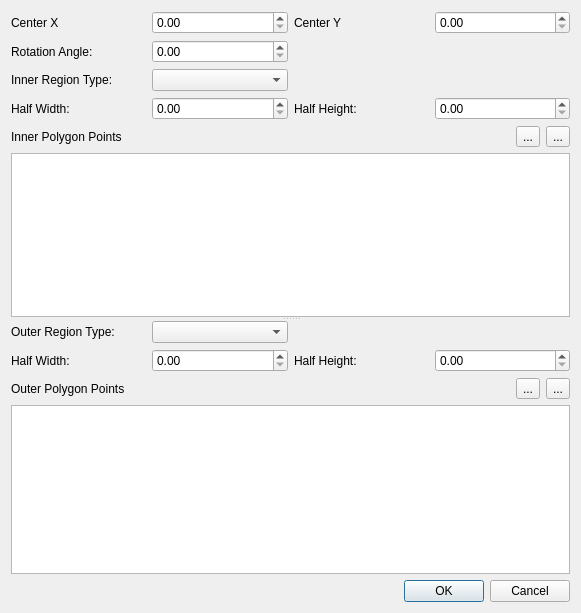
<?xml version="1.0" encoding="UTF-8"?>
<ui version="4.0">
 <class>QcepROIEditorDialog</class>
 <widget class="QDialog" name="QcepROIEditorDialog">
  <property name="geometry">
   <rect>
    <x>0</x>
    <y>0</y>
    <width>581</width>
    <height>613</height>
   </rect>
  </property>
  <property name="windowTitle">
   <string>Dialog</string>
  </property>
  <layout class="QGridLayout" name="gridLayout_3">
   <item row="2" column="0" colspan="4">
    <widget class="QSplitter" name="splitter">
     <property name="orientation">
      <enum>Qt::Vertical</enum>
     </property>
     <widget class="QWidget" name="layoutWidget">
      <layout class="QGridLayout" name="gridLayout_2">
       <item row="2" column="1">
        <widget class="QComboBox" name="m_InnerType"/>
       </item>
       <item row="3" column="2">
        <widget class="QLabel" name="m_InnerHeightLabel">
         <property name="text">
          <string>Half Height:</string>
         </property>
        </widget>
       </item>
       <item row="2" column="0">
        <widget class="QLabel" name="label_4">
         <property name="text">
          <string>Inner Region Type:</string>
         </property>
        </widget>
       </item>
       <item row="3" column="3">
        <widget class="QDoubleSpinBox" name="m_InnerHeight"/>
       </item>
       <item row="3" column="1">
        <widget class="QDoubleSpinBox" name="m_InnerWidth"/>
       </item>
       <item row="4" column="0" colspan="4">
        <layout class="QHBoxLayout" name="horizontalLayout">
         <item>
          <widget class="QLabel" name="m_InnerPolygonLabel">
           <property name="text">
            <string>Inner Polygon Points</string>
           </property>
          </widget>
         </item>
         <item>
          <spacer name="horizontalSpacer">
           <property name="orientation">
            <enum>Qt::Horizontal</enum>
           </property>
           <property name="sizeHint" stdset="0">
            <size>
             <width>208</width>
             <height>20</height>
            </size>
           </property>
          </spacer>
         </item>
         <item>
          <widget class="QToolButton" name="m_InnerAddPoint">
           <property name="toolTip">
            <string>Add polygon vertex</string>
           </property>
           <property name="text">
            <string>...</string>
           </property>
           <property name="icon">
            <iconset resource="qxrdresources.qrc">
             <normaloff>:/images/list-add.png</normaloff>:/images/list-add.png</iconset>
           </property>
          </widget>
         </item>
         <item>
          <widget class="QToolButton" name="m_InnerDelPoint">
           <property name="toolTip">
            <string>Delete polygon vertex</string>
           </property>
           <property name="text">
            <string>...</string>
           </property>
           <property name="icon">
            <iconset resource="qxrdresources.qrc">
             <normaloff>:/images/list-remove.png</normaloff>:/images/list-remove.png</iconset>
           </property>
          </widget>
         </item>
        </layout>
       </item>
       <item row="1" column="1">
        <widget class="QDoubleSpinBox" name="m_Rotation"/>
       </item>
       <item row="5" column="0" colspan="4">
        <widget class="QTableView" name="m_InnerPolygon"/>
       </item>
       <item row="3" column="0">
        <widget class="QLabel" name="m_InnerWidthLabel">
         <property name="text">
          <string>Half Width:</string>
         </property>
        </widget>
       </item>
       <item row="1" column="0">
        <widget class="QLabel" name="label_10">
         <property name="text">
          <string>Rotation Angle:</string>
         </property>
        </widget>
       </item>
       <item row="0" column="0">
        <widget class="QLabel" name="label">
         <property name="text">
          <string>Center X</string>
         </property>
        </widget>
       </item>
       <item row="0" column="1">
        <widget class="QDoubleSpinBox" name="m_CenterX"/>
       </item>
       <item row="0" column="2">
        <widget class="QLabel" name="label_2">
         <property name="text">
          <string>Center Y</string>
         </property>
        </widget>
       </item>
       <item row="0" column="3">
        <widget class="QDoubleSpinBox" name="m_CenterY"/>
       </item>
      </layout>
     </widget>
     <widget class="QWidget" name="layoutWidget1">
      <layout class="QGridLayout" name="gridLayout">
       <item row="1" column="1">
        <widget class="QDoubleSpinBox" name="m_OuterWidth"/>
       </item>
       <item row="1" column="3">
        <widget class="QDoubleSpinBox" name="m_OuterHeight"/>
       </item>
       <item row="0" column="0">
        <widget class="QLabel" name="label_5">
         <property name="text">
          <string>Outer Region Type:</string>
         </property>
        </widget>
       </item>
       <item row="1" column="0">
        <widget class="QLabel" name="m_OuterWidthLabel">
         <property name="text">
          <string>Half Width:</string>
         </property>
        </widget>
       </item>
       <item row="3" column="0" colspan="4">
        <widget class="QTableView" name="m_OuterPolygon"/>
       </item>
       <item row="0" column="1">
        <widget class="QComboBox" name="m_OuterType"/>
       </item>
       <item row="1" column="2">
        <widget class="QLabel" name="m_OuterHeightLabel">
         <property name="text">
          <string>Half Height:</string>
         </property>
        </widget>
       </item>
       <item row="2" column="0" colspan="4">
        <layout class="QHBoxLayout" name="horizontalLayout_2">
         <item>
          <widget class="QLabel" name="m_OuterPolygonLabel">
           <property name="text">
            <string>Outer Polygon Points</string>
           </property>
          </widget>
         </item>
         <item>
          <spacer name="horizontalSpacer_2">
           <property name="orientation">
            <enum>Qt::Horizontal</enum>
           </property>
           <property name="sizeHint" stdset="0">
            <size>
             <width>208</width>
             <height>20</height>
            </size>
           </property>
          </spacer>
         </item>
         <item>
          <widget class="QToolButton" name="m_OuterAddPoint">
           <property name="toolTip">
            <string>Add polygon vertex</string>
           </property>
           <property name="text">
            <string>...</string>
           </property>
           <property name="icon">
            <iconset resource="qxrdresources.qrc">
             <normaloff>:/images/list-add.png</normaloff>:/images/list-add.png</iconset>
           </property>
          </widget>
         </item>
         <item>
          <widget class="QToolButton" name="m_OuterDelPoint">
           <property name="toolTip">
            <string>Delete polygon vertex</string>
           </property>
           <property name="text">
            <string>...</string>
           </property>
           <property name="icon">
            <iconset resource="qxrdresources.qrc">
             <normaloff>:/images/list-remove.png</normaloff>:/images/list-remove.png</iconset>
           </property>
          </widget>
         </item>
        </layout>
       </item>
      </layout>
     </widget>
    </widget>
   </item>
   <item row="3" column="0" colspan="4">
    <widget class="QDialogButtonBox" name="buttonBox">
     <property name="orientation">
      <enum>Qt::Horizontal</enum>
     </property>
     <property name="standardButtons">
      <set>QDialogButtonBox::Cancel|QDialogButtonBox::Ok</set>
     </property>
    </widget>
   </item>
  </layout>
 </widget>
 <resources>
  <include location="qxrdresources.qrc"/>
 </resources>
 <connections>
  <connection>
   <sender>buttonBox</sender>
   <signal>accepted()</signal>
   <receiver>QcepROIEditorDialog</receiver>
   <slot>accept()</slot>
   <hints>
    <hint type="sourcelabel">
     <x>248</x>
     <y>254</y>
    </hint>
    <hint type="destinationlabel">
     <x>157</x>
     <y>274</y>
    </hint>
   </hints>
  </connection>
  <connection>
   <sender>buttonBox</sender>
   <signal>rejected()</signal>
   <receiver>QcepROIEditorDialog</receiver>
   <slot>reject()</slot>
   <hints>
    <hint type="sourcelabel">
     <x>316</x>
     <y>260</y>
    </hint>
    <hint type="destinationlabel">
     <x>286</x>
     <y>274</y>
    </hint>
   </hints>
  </connection>
 </connections>
</ui>
